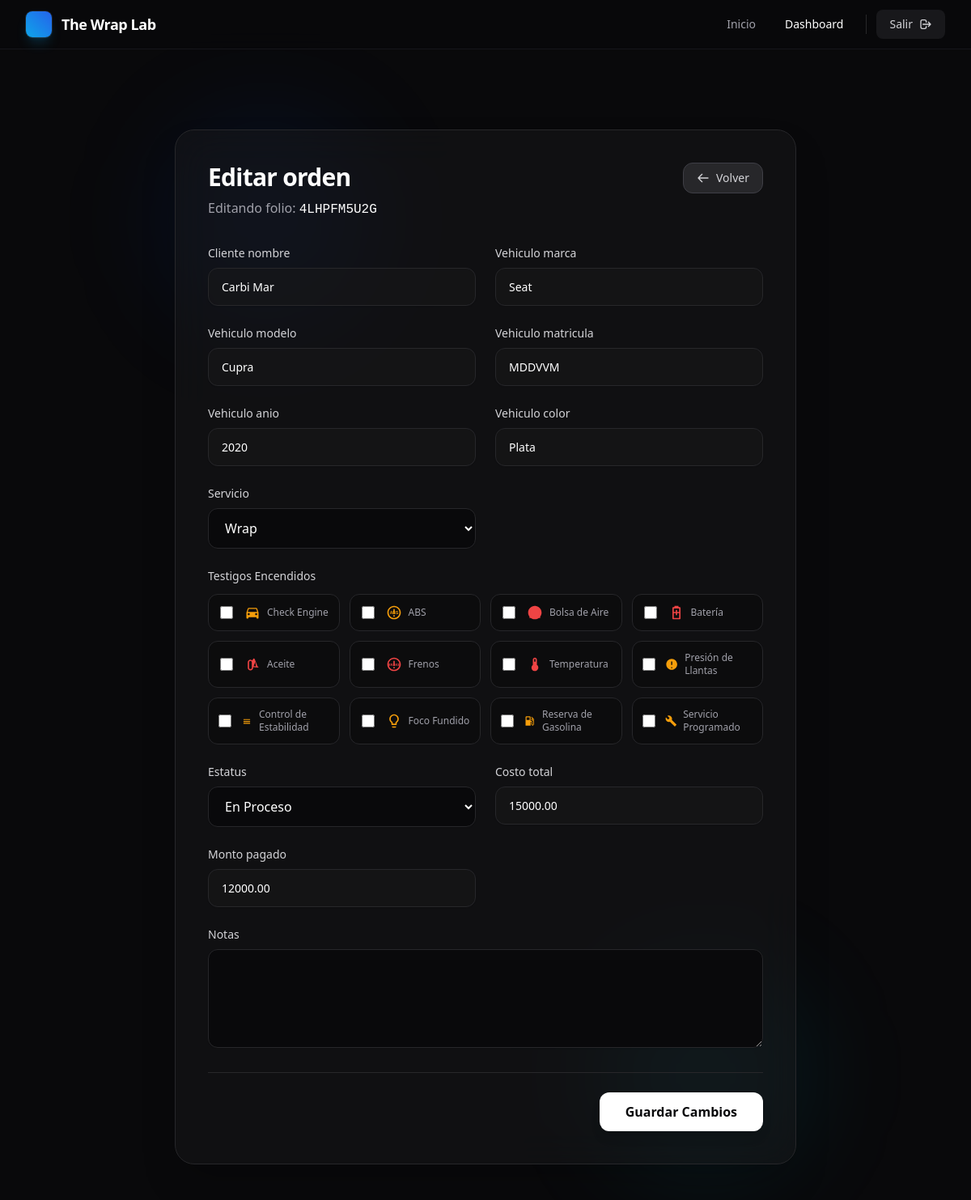
Page /dashboard/2/editar/ (signed in) on the earlier database version.
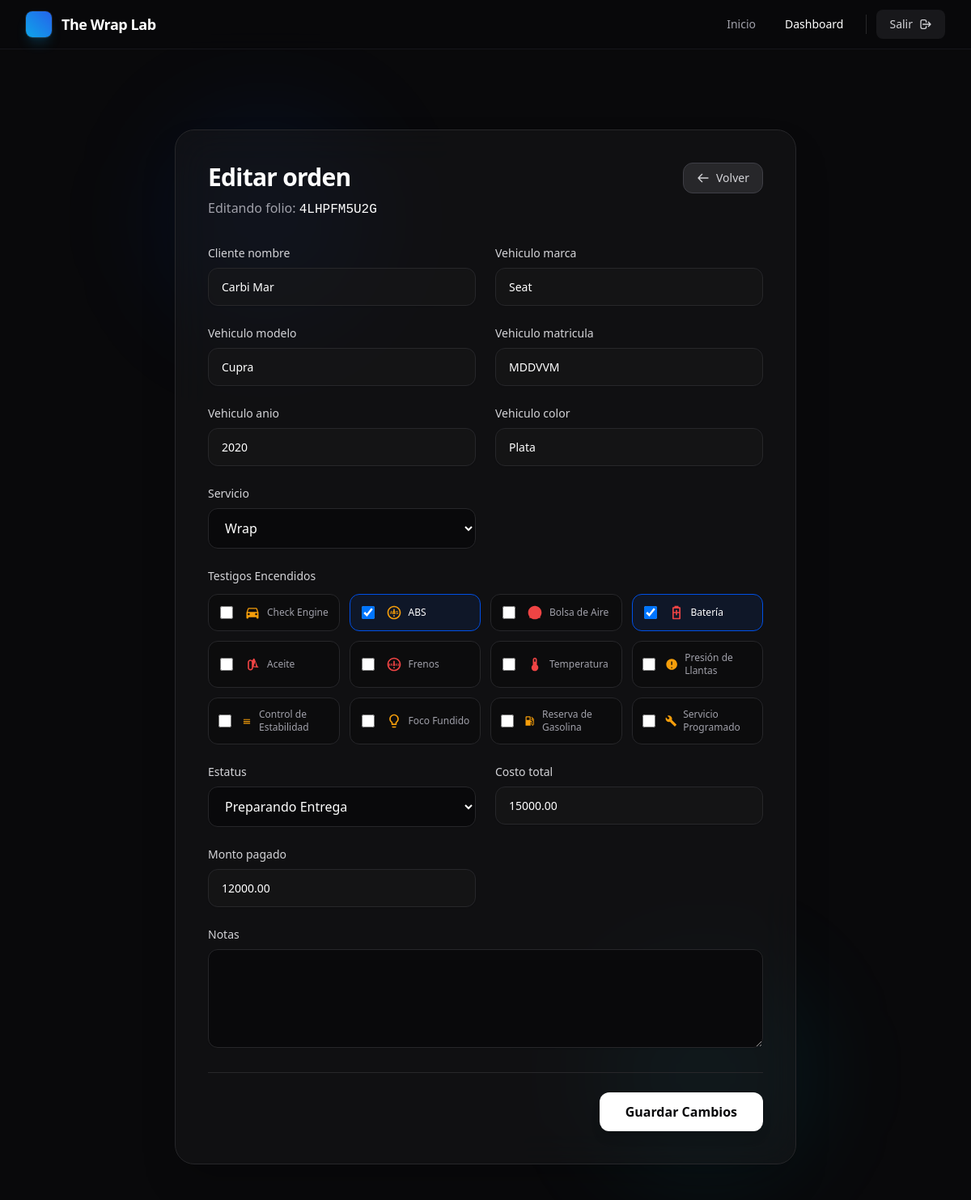
Same page on the later database version.
### taller/models.py (models this page shows, shortened)
class OrdenServicio(models.Model):
    class Servicio(models.TextChoices):
        WRAP = 'WRAP', 'Wrap'
        PPF = 'PPF', 'PPF'
        WRAP_Y_PPF = 'WRAP_PPF', 'Wrap + PPF'
    class Estatus(models.TextChoices):
        EN_RECEPCION = 'EN_RECEPCION', 'En Recepción'
        EN_PREPARACION = 'EN_PREPARACION', 'En Preparación'
        EN_PROCESO = 'EN_PROCESO', 'En Proceso'
        PREPARANDO_ENTREGA = 'PREPARANDO_ENTREGA', 'Preparando Entrega'
        TRABAJO_TERMINADO = 'TRABAJO_TERMINADO', 'Trabajo Terminado'
    TESTIGOS_CHOICES = [
        ('check_engine', 'Check Engine'),
        ('abs', 'ABS'),
        ('airbag', 'Bolsa de Aire'),
        ('battery', 'Batería'),
        ('oil', 'Aceite'),
        ('brake', 'Frenos'),
        ('temp', 'Temperatura'),
        ('tire', 'Presión de Llantas'),
        ('stability', 'Control de Estabilidad'),
        ('bulb', 'Foco Fundido'),
        ('gas', 'Reserva de Gasolina'),
        ('service', 'Servicio Programado'),
    ]
    folio = models.CharField(max_length=12, unique=True, blank=True, db_index=True)
    cliente_nombre = models.CharField(max_length=200)
    vehiculo_marca = models.CharField(max_length=80)
    vehiculo_modelo = models.CharField(max_length=80)
    vehiculo_matricula = models.CharField(max_length=20, blank=True)
    vehiculo_anio = models.PositiveIntegerField()
    vehiculo_color = models.CharField(max_length=80)
    servicio = models.CharField(max_length=12, choices=Servicio.choices, default=Servicio.WRAP)
    estatus = models.CharField(max_length=20, choices=Estatus.choices, default=Estatus.EN_RECEPCION)
    costo_total = models.DecimalField(max_digits=10, decimal_places=2, default=0)
    monto_pagado = models.DecimalField(max_digits=10, decimal_places=2, default=0)
    testigos = models.JSONField(default=list, blank=True)
    notas = models.TextField(blank=True)
    creado_en = models.DateTimeField(auto_now_add=True)
    actualizado_en = models.DateTimeField(auto_now=True)

### taller/views.py (the view)
# urls.py: path('dashboard/<int:pk>/editar/', views.orden_editar, name='orden_editar'),
@user_passes_test(_superuser_required)
def orden_editar(request: HttpRequest, pk: int) -> HttpResponse:
    orden = get_object_or_404(OrdenServicio, pk=pk)
    if request.method == 'POST':
        form = OrdenServicioForm(request.POST, instance=orden)
        if form.is_valid():
            orden = form.save()
            messages.success(request, f'Orden {orden.folio} actualizada.')
            return redirect('dashboard')
    else:
        form = OrdenServicioForm(instance=orden)
    return render(request, 'taller/orden_form.html', {'form': form, 'orden': orden, 'titulo': 'Editar orden'})

### taller/views.py (called while the page is built)
def _superuser_required(user) -> bool:
    return user.is_authenticated and user.is_superuser

### templates/taller/orden_form.html (shortened to what the changed rows need)
{% extends "taller/base.html" %}
{% block content %}
<div class="flex min-h-[60vh] flex-col items-center justify-center py-12">
  <div class="relative w-full max-w-3xl">
    <div class="relative rounded-3xl border border-zinc-800 bg-zinc-900/50 p-8 shadow-2xl backdrop-blur-xl sm:p-10">
      <div class="mb-8 flex flex-col gap-4 sm:flex-row sm:items-start sm:justify-between">
        <div>
          <h1 class="text-3xl font-bold tracking-tight text-white">{{ titulo|default:"Nueva orden" }}</h1>
          <p class="mt-2 text-zinc-400">
            {% if orden %}
            Editando folio: <span class="font-mono text-white">{{ orden.folio }}</span>
            {% else %}
            Ingresa los detalles para generar un nuevo servicio.
            {% endif %}
          </p>
        </div>
      </div>
      <form class="space-y-6" method="post">
        <div class="grid gap-6 sm:grid-cols-2">
          {% for field in form %}
          {% if field.name == 'testigos' %}
          <div class="space-y-3 sm:col-span-2">
            <label class="block text-sm font-medium text-zinc-300">
              {{ field.label }}
            </label>
            <div class="grid grid-cols-2 gap-3 sm:grid-cols-3 md:grid-cols-4">
              {% for checkbox in field %}
              <label
                class="group flex cursor-pointer items-center gap-3 rounded-xl border border-zinc-800 bg-zinc-950/50 p-3 transition hover:border-zinc-700 hover:bg-zinc-900 has-[:checked]:border-brand-blue has-[:checked]:bg-brand-blue/10">
                <div class="relative flex h-5 w-5 items-center justify-center">
                  <input type="checkbox" name="{{ checkbox.data.name }}" value="{{ checkbox.data.value }}" {% if checkbox.data.selected %}checked{% endif %}
                    class="h-4 w-4 rounded border-zinc-700 bg-zinc-900 text-brand-blue focus:ring-brand-blue focus:ring-offset-zinc-950">
                </div>
                <div class="flex items-center gap-2">
                  {% if checkbox.data.value == 'check_engine' %}
                  <svg class="h-5 w-5 text-amber-500" fill="currentColor" viewBox="0 0 24 24">
                    <path
                      d="M18.92 6.01C18.72 5.42 18.16 5 17.5 5H6.5C5.84 5 5.28 5.42 5.08 6.01L3 12V20C3 20.55 3.45 21 4 21H5C5.55 21 6 20.55 6 20V19H18V20C18 20.55 18.45 21 19 21H20C20.55 21 21 20.55 21 20V12L18.92 6.01ZM6.5 16C5.67 16 5 15.33 5 14.5C5 13.67 5.67 13 6.5 13C7.33 13 8 13.67 8 14.5C8 15.33 7.33 16 6.5 16ZM17.5 16C16.67 16 16 15.33 16 14.5C16 13.67 16.67 13 17.5 13C18.33 13 19 13.67 19 14.5C19 15.33 18.33 16 17.5 16ZM5 11L6.5 6.5H17.5L19 11H5Z" />
                  </svg>
                  {% elif checkbox.data.value == 'battery' %}
                  <svg class="h-5 w-5 text-red-500" fill="currentColor" viewBox="0 0 24 24">
                    <path
                      d="M16 20H8V6H16V20ZM16.67 4H15V2H9V4H7.33C6.6 4 6 4.6 6 5.33V20.67C6 21.4 6.6 22 7.33 22H16.67C17.4 22 18 21.4 18 20.67V5.33C18 4.6 17.4 4 16.67 4ZM11 16H13V13H16V11H13V8H11V11H8V13H11V16Z" />
                  </svg>
                  {% elif checkbox.data.value == 'oil' %}
                  <svg class="h-5 w-5 text-red-500" fill="currentColor" viewBox="0 0 24 24">
                    <path
                      d="M19.7 15.4L15.3 4.1C15 3.3 14 3 13.4 3.7L11.5 6.2C11 5.4 10.1 5 9 5C6.8 5 5 6.8 5 9V17C5 19.2 6.8 21 9 21C11.2 21 13 19.2 13 17V16.3L20.2 16.8C20.8 16.9 21.2 16.2 20.8 15.7L19.7 15.4ZM11 17C11 18.1 10.1 19 9 19C7.9 19 7 18.1 7 17V9C7 7.9 7.9 7 9 7C10.1 7 11 7.9 11 9V17ZM17.2 14.9L13.8 14.6L16.2 8.3L17.2 14.9Z" />
                  </svg>
                  {% elif checkbox.data.value == 'temp' %}
                  <svg class="h-5 w-5 text-red-500" fill="currentColor" viewBox="0 0 24 24">
                    <path
                      d="M15 13V5C15 3.34 13.66 2 12 2C10.34 2 9 3.34 9 5V13C6.79 14.66 6.34 17.79 8 20C9.66 22.21 12.79 22.66 15 21C15.88 20.34 16.55 19.46 16.88 18.44C17.58 16.29 16.8 13.91 15 13ZM12 4C12.55 4 13 4.45 13 5V8H11V5C11 4.45 11.45 4 12 4Z" />
                  </svg>
                  {% elif checkbox.data.value == 'abs' %}
                  <svg class="h-5 w-5 text-amber-500" fill="currentColor" viewBox="0 0 24 24">
                    <text x="12" y="14" font-size="6" text-anchor="middle" fill="currentColor" font-weight="bold"
                      font-family="sans-serif">ABS</text>
                  </svg>
                  {% elif checkbox.data.value == 'brake' %}
                  <svg class="h-5 w-5 text-red-500" fill="currentColor" viewBox="0 0 24 24">
                    <path
                      d="M12 2C6.48 2 2 6.48 2 12s4.48 10 10 10 10-4.48 10-10S17.52 2 12 2zm0 18c-4.41 0-8-3.59-8-8s3.59-8 8-8 8 3.59 8 8-3.59 8-8 8zm-1-4h2v2h-2zm0-2h2V7h-2z" />
                    <text x="12" y="14" font-size="5" text-anchor="middle" fill="currentColor" font-weight="bold"
                      font-family="sans-serif">BRAKE</text>
                  </svg>
                  {% elif checkbox.data.value == 'airbag' %}
                  <svg class="h-5 w-5 text-red-500" fill="currentColor" viewBox="0 0 24 24">
                    <path
                      d="M12 2C6.48 2 2 6.48 2 12s4.48 10 10 10 10-4.48 10-10S17.52 2 12 2zm0 13c-2.67 0-8 1.34-8 4v1h16v-1c0-2.66-5.33-4-8-4zm0-8c-1.1 0-2 .9-2 2s.9 2 2 2 2-.9 2-2-.9-2-2-2z" />
                  </svg>
                  {% elif checkbox.data.value == 'tire' %}
                  <svg class="h-5 w-5 text-amber-500" fill="currentColor" viewBox="0 0 24 24">
                    <path
                      d="M12 2C6.48 2 2 6.48 2 12s4.48 10 10 10 10-4.48 10-10S17.52 2 12 2zm-1 15h2v2h-2zm0-10h2v6h-2z" />
                    <path d="M17 5v14h2V5h-2zm-12 0v14h2V5H5z" />
                  </svg>
                  {% elif checkbox.data.value == 'stability' %}
                  <svg class="h-5 w-5 text-amber-500" fill="currentColor" viewBox="0 0 24 24">
                    <path d="M5 16h14v2H5zm0-4h14v2H5zm0-4h14v2H5z" />
                  </svg>
                  {% elif checkbox.data.value == 'bulb' %}
                  <svg class="h-5 w-5 text-amber-500" fill="currentColor" viewBox="0 0 24 24">
                    <path
                      d="M9 21c0 .55.45 1 1 1h4c.55 0 1-.45 1-1v-1H9v1zm3-19C8.14 2 5 5.14 5 9c0 2.38 1.19 4.47 3 5.74V17c0 .55.45 1 1 1h6c.55 0 1-.45 1-1v-2.26c1.81-1.27 3-3.36 3-5.74 0-3.86-3.14-7-7-7zm2.85 11.1l-.85.6V16h-4v-2.3l-.85-.6C7.93 12.07 7 10.64 7 9c0-2.76 2.24-5 5-5s5 2.24 5 5c0 1.63-.93 3.07-2.15 4.1z" />
                  </svg>
                  {% elif checkbox.data.value == 'gas' %}
                  <svg class="h-5 w-5 text-amber-500" fill="currentColor" viewBox="0 0 24 24">
                    <path
                      d="M19.77 7.23l.01-.01-3.72-3.72L15 4.56l2.11 2.11c-.94.36-1.61 1.26-1.61 2.33a2.5 2.5 0 0 0 2.5 2.5c.36 0 .69-.08 1-.21v7.21c0 .55-.45 1-1 1s-1-.45-1-1V14c0-1.1-.9-2-2-2h-1V5c0-1.1-.9-2-2-2H6c-1.1 0-2 .9-2 2v16h10v-7.5h1.5v5c0 1.38 1.12 2.5 2.5 2.5s2.5-1.12 2.5-2.5V9c0-.69-.28-1.32-.73-1.77zM12 10H6V5h6v5zm6 0c-.55 0-1-.45-1-1s.45-1 1-1 1 .45 1 1-.45 1-1 1z" />
                  </svg>
                  {% elif checkbox.data.value == 'service' %}
                  <svg class="h-5 w-5 text-amber-500" fill="currentColor" viewBox="0 0 24 24">
                    <path
                      d="M22.7 19l-9.1-9.1c.9-2.3.4-5-1.5-6.9-2-2-5-2.4-7.4-1.3L9 6 6 9 1.6 4.7C.4 7.1.9 10.1 2.9 12.1c1.9 1.9 4.6 2.4 6.9 1.5l9.1 9.1c.4.4 1 .4 1.4 0l2.3-2.3c.5-.4.5-1.1.1-1.4z" />
                  </svg>
                  {% endif %}
                  <span class="text-xs font-medium text-zinc-400 group-has-[:checked]:text-white select-none">{{ checkbox.choice_label }}</span>
                </div>
              </label>
              {% endfor %}
            </div>
          </div>
          {% else %}
          <div class="space-y-2 {% if field.name == 'notas' %}sm:col-span-2{% endif %}">
            <label class="block text-sm font-medium text-zinc-300" for="{{ field.id_for_label }}">
              {{ field.label }}
            </label>
            {{ field }}
          </div>
          {% endif %}
          {% endfor %}
        </div>
      </form>
    </div>
  </div>
</div>
{% endblock %}

Differences in the rows shown:
changed OrdenServicio "4LHPFM5U2G": estatus "En Proceso" → "Preparando Entrega"
Other differences:
form field testigos: "☐" → "☑"
